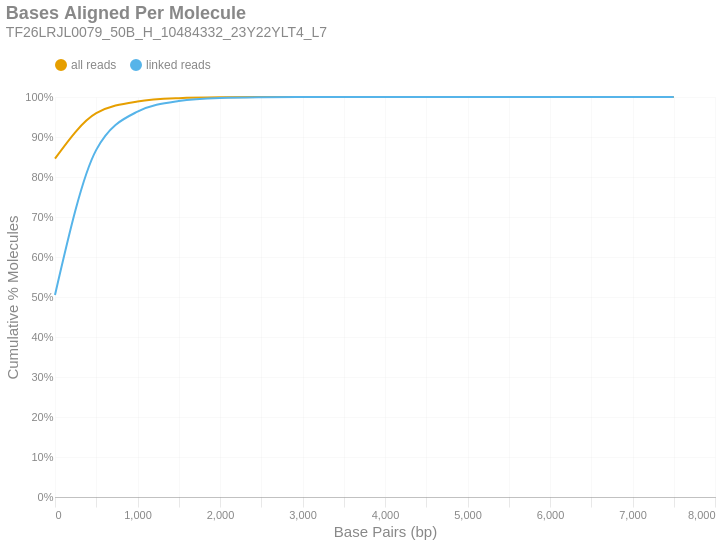

Source (notebook cell):
### Markdown cell above
### Bases Aligned Per Molecule
This is a cumulative frequency distribution showing the number of base pairs aligned per unique molecule. These data are shown in 500 bp bins. There are two distributions: one with `all reads` (yellow) and another with only `linked reads` (blue). The percent of molecules in the `linked reads` distribution is relative to the total number of linked molecules.

### Code cell
if SKIPLR:
    print_html(f"Skipped")
else:
    binned_df = consolidated_hist(valids['aligned_bp'], mask, 500, True)
    with SafeRender(binned_df):
        (
            density_plot(binned_df, 'Bases Aligned Per Molecule', samplename, 'basesper')
            .encode(
                x=alt.X('bin:Q', title="Base Pairs (bp)").axis(tickMinStep=500).scale(padding=0),
                y=alt.Y('value:Q', title='Cumulative % Molecules')
                    .axis(format='%')
                    .scale(domain = [0,1])
                    .stack(False),
                color=alt.Color("key:N").scale(domain = ["all reads", "linked reads"]),
                tooltip = [
                    alt.Tooltip("key:N", title = "Data Type"),
                    alt.Tooltip("range_label:N", title="Bases Aligned Per Molecule"),
                    alt.Tooltip("value:Q", format = ".2%", title="% Molecules (Cum.)")
                ]
            )
        ).display()

### Figure 1 — Vega-Lite specification as saved in the notebook (floating-point values rounded to 4 significant figures)
{"width": "container", "height": 400, "config": {"title": {"anchor": "start", "dy": -15, "fontSize": 18, "color": "#888888", "subtitleColor": "#888888", "subtitleFontSize": 14}, "arc": {"fill": "#0072B2"}, "axis": {"domainColor": "#888888", "domainWidth": 0.5, "gridWidth": 0.2, "grid": false, "titleFontWeight": 400, "titleFontSize": 15, "labelFontSize": 11, "labelColor": "#888888", "tickColor": "#888888", "tickWidth": 0.2, "titleColor": "#888888"}, "axisBand": {"grid": false}, "axisX": {"grid": true, "tickSize": 10, "domainCap": "round"}, "axisY": {"domain": false, "grid": true, "tickSize": 0, "domainCap": "round"}, "background": "transparent", "header": {"labelFontSize": 15, "labelColor": "#888888", "titleFontSize": 15, "titleFontWeight": 600, "titleColor": "#888888"}, "legend": {"labelFont": "sans-serif", "labelFontSize": 12, "labelColor": "#888888", "symbolSize": 100, "symbolType": "circle", "titleFontSize": 12, "titlePadding": 10, "titleColor": "#888888", "title": null, "orient": "top"}, "range": {"category": ["#E69F00", "#56B4E9", "#009E73", "#F0E442", "#0072B2", "#D55E00", "#CC79A7", "#000000"], "diverging": ["#cfe8f3", "#a2d4ec", "#73bfe2", "#46abdb", "#1696d2", "#12719e"]}, "area": {"fill": "#0072B2", "fillOpacity": 0.7, "line": true, "strokeOpacity": 0.7}, "line": {"color": "#0072B2", "stroke": "#0072B2", "strokeWidth": 2}, "trail": {"color": "#0072B2", "stroke": "#0072B2", "strokeWidth": 0, "size": 1}, "point": {"filled": true, "fillOpacity": 1.0, "size": 95}, "text": {"color": "#888888", "fontSize": 11, "align": "right", "fontWeight": 400, "size": 11}, "bar": {"fill": "#0072B2", "stroke": null}, "view": {"stroke": null, "continuousWidth": 660, "continuousHeight": 400}}, "data": {"name": "data-c1e677b2386de75d61368dca0eadd846"}, "mark": {"type": "line", "interpolate": "monotone", "point": {"opacity": 0, "size": 275}}, "encoding": {"color": {"field": "key", "scale": {"domain": ["all reads", "linked reads"]}, "type": "nominal"}, "tooltip": [{"field": "key", "title": "Data Type", "type": "nominal"}, {"field": "range_label", "title": "Bases Aligned Per Molecule", "type": "nominal"}, {"field": "value", "format": ".2%", "title": "% Molecules (Cum.)", "type": "quantitative"}], "x": {"axis": {"tickMinStep": 500}, "field": "bin", "scale": {"padding": 0}, "title": "Base Pairs (bp)", "type": "quantitative"}, "y": {"axis": {"format": "%"}, "field": "value", "scale": {"domain": [0, 1]}, "stack": false, "title": "Cumulative % Molecules", "type": "quantitative"}}, "params": [{"name": "param_c36ac31b6afebe62", "select": {"type": "point", "fields": ["key"]}, "bind": "legend"}], "title": {"text": "Bases Aligned Per Molecule", "subtitle": "TF26LRJL0079_50B_H_10484332_23Y22YLT4_L7"}, "transform": [{"fold": ["all reads (cumsum)", "linked reads (cumsum)"]}, {"calculate": "replace(datum.key, ' (cumsum)', '')", "as": "key"}, {"filter": {"param": "param_c36ac31b6afebe62"}}], "usermeta": {"embedOptions": {"downloadFileName": "TF26LRJL0079_50B_H_10484332_23Y22YLT4_L7.basesper"}}, "$schema": "https://vega.github.io/schema/vega-lite/v6.4.1.json", "datasets": {"data-c1e677b2386de75d61368dca0eadd846": [{"bin": "0.0", "interval": "0.0-500.0", "all reads": 0.8458, "linked reads": 0.5052, "all reads (cumsum)": 0.8458, "linked reads (cumsum)": 0.5052, "range_label": "0-499"}, {"bin": "500.0", "interval": "500.0-1000.0", "all reads": 0.1137, "linked reads": 0.3626, "all reads (cumsum)": 0.9594, "linked reads (cumsum)": 0.8679, "range_label": "500-999"}, {"bin": "1000.0", "interval": "1000.0-1500.0", "all reads": 0.02937, "linked reads": 0.09565, "all reads (cumsum)": 0.9888, "linked reads (cumsum)": 0.9635, "range_label": "1000-1499"}, {"bin": "1500.0", "interval": "1500.0-2000.0", "all reads": 0.008142, "linked reads": 0.02655, "all reads (cumsum)": 0.997, "linked reads (cumsum)": 0.9901, "range_label": "1500-1999"}, {"bin": "2000.0", "interval": "2000.0-2500.0", "all reads": 0.002285, "linked reads": 0.00745, "all reads (cumsum)": 0.9992, "linked reads (cumsum)": 0.9975, "range_label": "2000-2499"}, {"bin": "2500.0", "interval": "2500.0-3000.0", "all reads": 0.0005446, "linked reads": 0.001776, "all reads (cumsum)": 0.9998, "linked reads (cumsum)": 0.9993, "range_label": "2500-2999"}, {"bin": "3000.0", "interval": "3000.0-3500.0", "all reads": 0.0001516, "linked reads": 0.0004943, "all reads (cumsum)": 0.9999, "linked reads (cumsum)": 0.9998, "range_label": "3000-3499"}, {"bin": "3500.0", "interval": "3500.0-4000.0", "all reads": 4.645e-05, "linked reads": 0.0001515, "all reads (cumsum)": 1.0, "linked reads (cumsum)": 0.9999, "range_label": "3500-3999"}, {"bin": "4000.0", "interval": "4000.0-4500.0", "all reads": 1.333e-05, "linked reads": 4.347e-05, "all reads (cumsum)": 1.0, "linked reads (cumsum)": 1.0, "range_label": "4000-4499"}, {"bin": "4500.0", "interval": "4500.0-5000.0", "all reads": 4.193e-06, "linked reads": 1.367e-05, "all reads (cumsum)": 1.0, "linked reads (cumsum)": 1.0, "range_label": "4500-4999"}, {"bin": "5000.0", "interval": "5000.0-5500.0", "all reads": 1.398e-06, "linked reads": 4.558e-06, "all reads (cumsum)": 1.0, "linked reads (cumsum)": 1.0, "range_label": "5000-5499"}, {"bin": "5500.0", "interval": "5500.0-6000.0", "all reads": 3.225e-07, "linked reads": 1.052e-06, "all reads (cumsum)": 1.0, "linked reads (cumsum)": 1.0, "range_label": "5500-5999"}, {"bin": "6000.0", "interval": "6000.0-6500.0", "all reads": 0.0, "linked reads": 0.0, "all reads (cumsum)": 1.0, "linked reads (cumsum)": 1.0, "range_label": "6000-6499"}, {"bin": "6500.0", "interval": "6500.0-7000.0", "all reads": 0.0, "linked reads": 0.0, "all reads (cumsum)": 1.0, "linked reads (cumsum)": 1.0, "range_label": "6500-6999"}, {"bin": "7000.0", "interval": "7000.0-7500.0", "all reads": 0.0, "linked reads": 0.0, "all reads (cumsum)": 1.0, "linked reads (cumsum)": 1.0, "range_label": "7000-7499"}, {"bin": "7500.0", "interval": "7500.0-8000.0", "all reads": 1.075e-07, "linked reads": 3.506e-07, "all reads (cumsum)": 1.0, "linked reads (cumsum)": 1.0, "range_label": "7500-7999"}]}}
